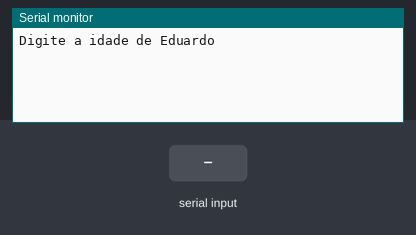
Simulated run of this sketch. Board: Arduino Uno, built with avr-gcc and run on an emulated ATmega328P. Shown: the last lines printed to the serial monitor. Inputs (shaded band) come from the test bench.

Above: at 1.2 s.
1.3 s: "90,45\n" received over Serial
At 2.1 s:
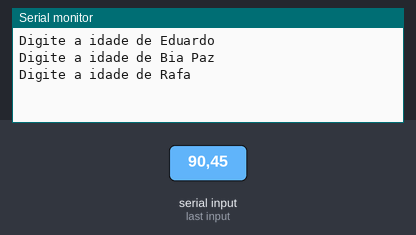
2.8 s: "30,150\n" received over Serial
At 3.4 s:
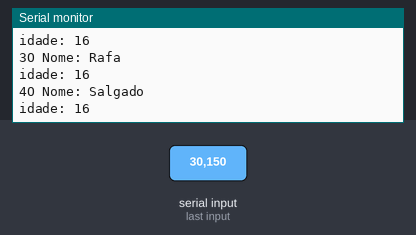

The sketch:

vetores1.ino
```cpp
// C++ code
//


void setup()
{
  Serial.begin(9600);
}

void loop()
{// indices              0         1       2        3
  String nomes[4] = {"Eduardo", "Bia Paz", "Rafa", "Salgado"};
  int idades [4] = {24, 16, 16};

  for(int i = 0; i < 4; i++){
    Serial.println("Digite a idade de " + nomes[i]);
    while(!Serial.available());
    idades[i] = Serial.parseInt();
  }
  idades [0] = 24;
  idades [1] = 16;
  idades [2] = 16;
  idades [3] = 16;

  for(int i = 0; i < 4; i++)
  {
    Serial.println(String(i + 1) + "O Nome: " + nomes[i]);
    Serial.println( "idade: " + String(idades[i]));
    Serial.println();

  }

  delay(2000);
}
```

Measured:
- after the input at 1.3 s, the serial monitor: prints a new line at once (image 1)
- after the input at 2.8 s, the serial monitor: prints a new line at once (image 2)
